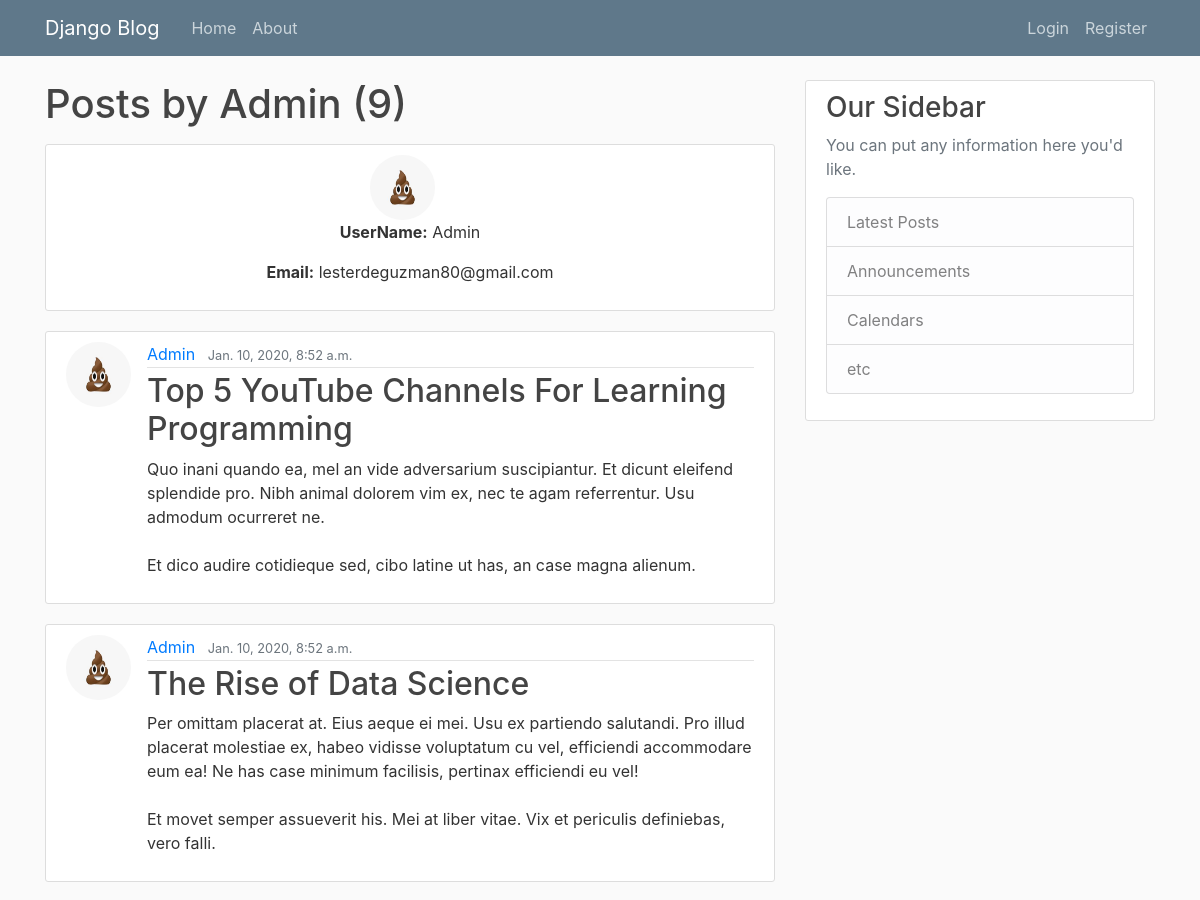
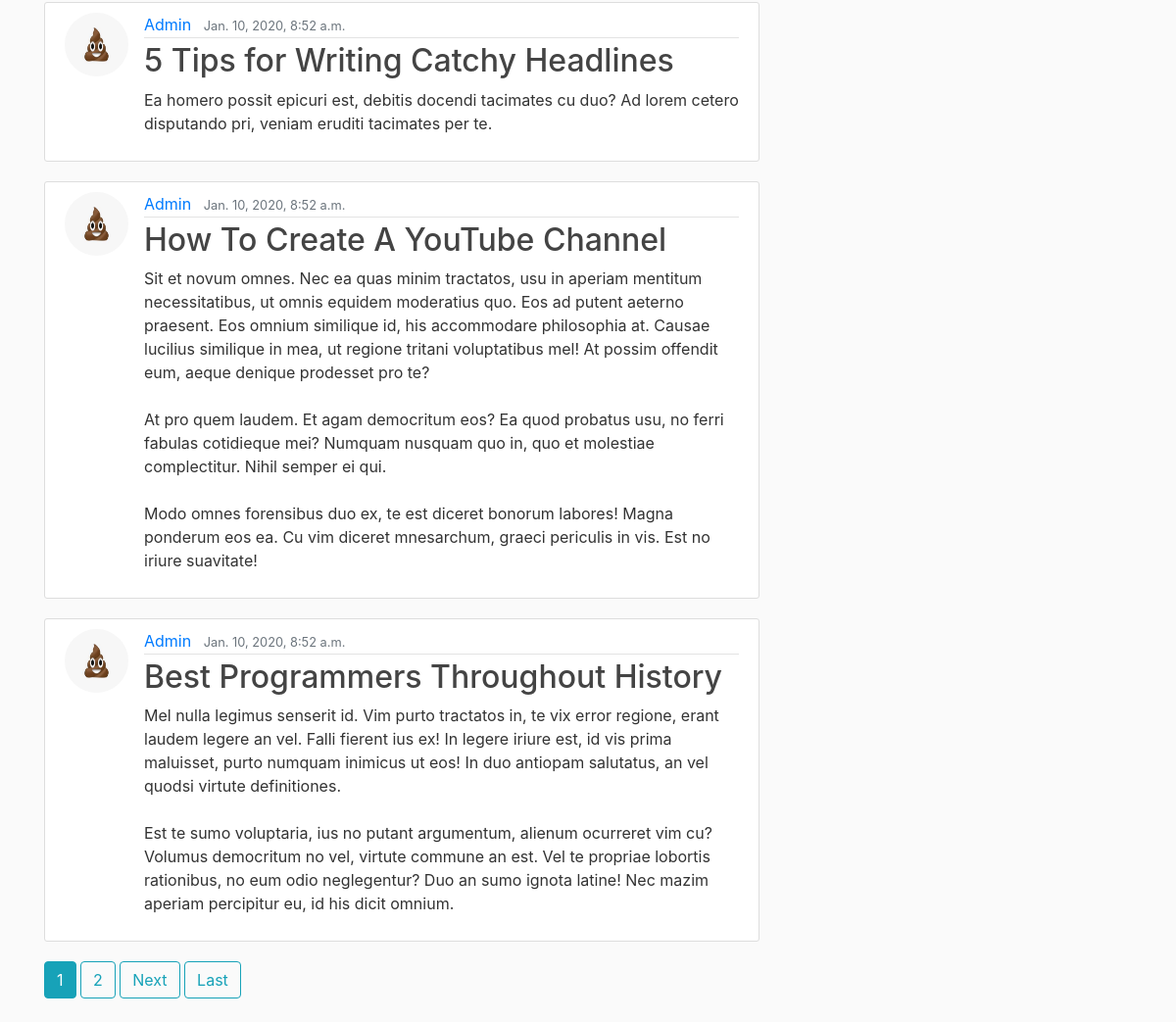
Before: /user/Admin with the older database file (2 pictures, top to bottom).
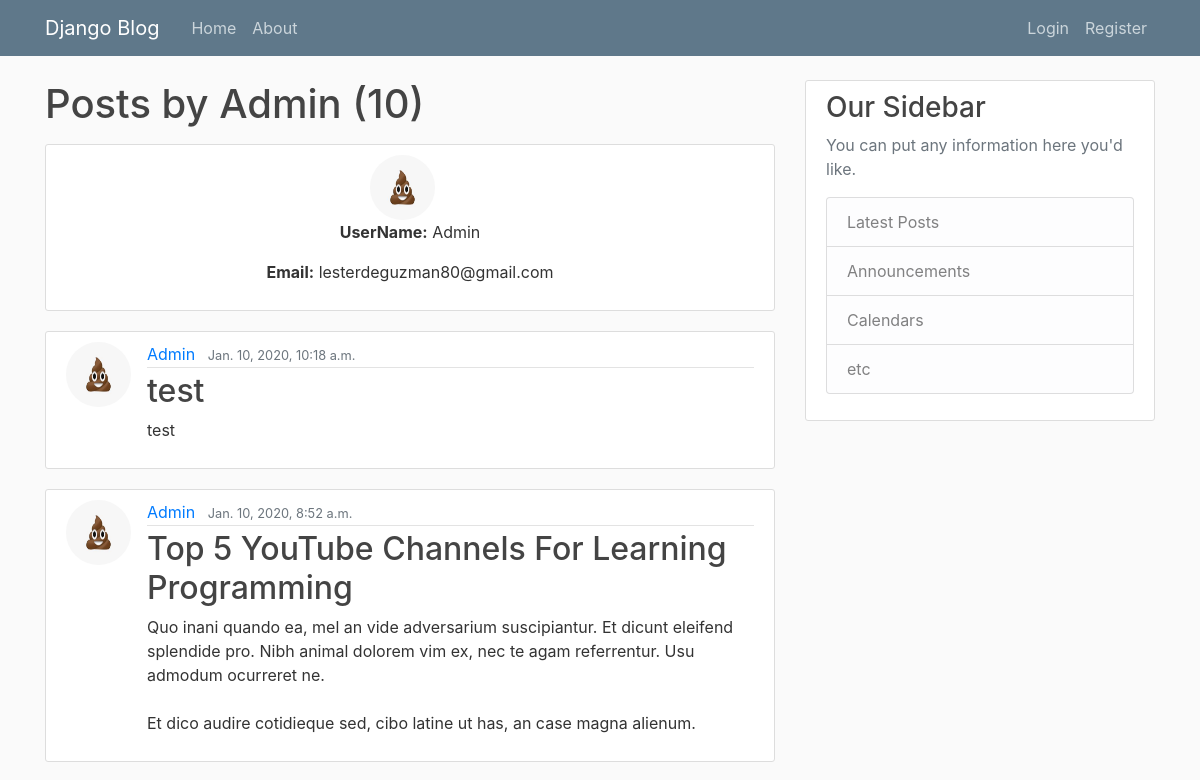
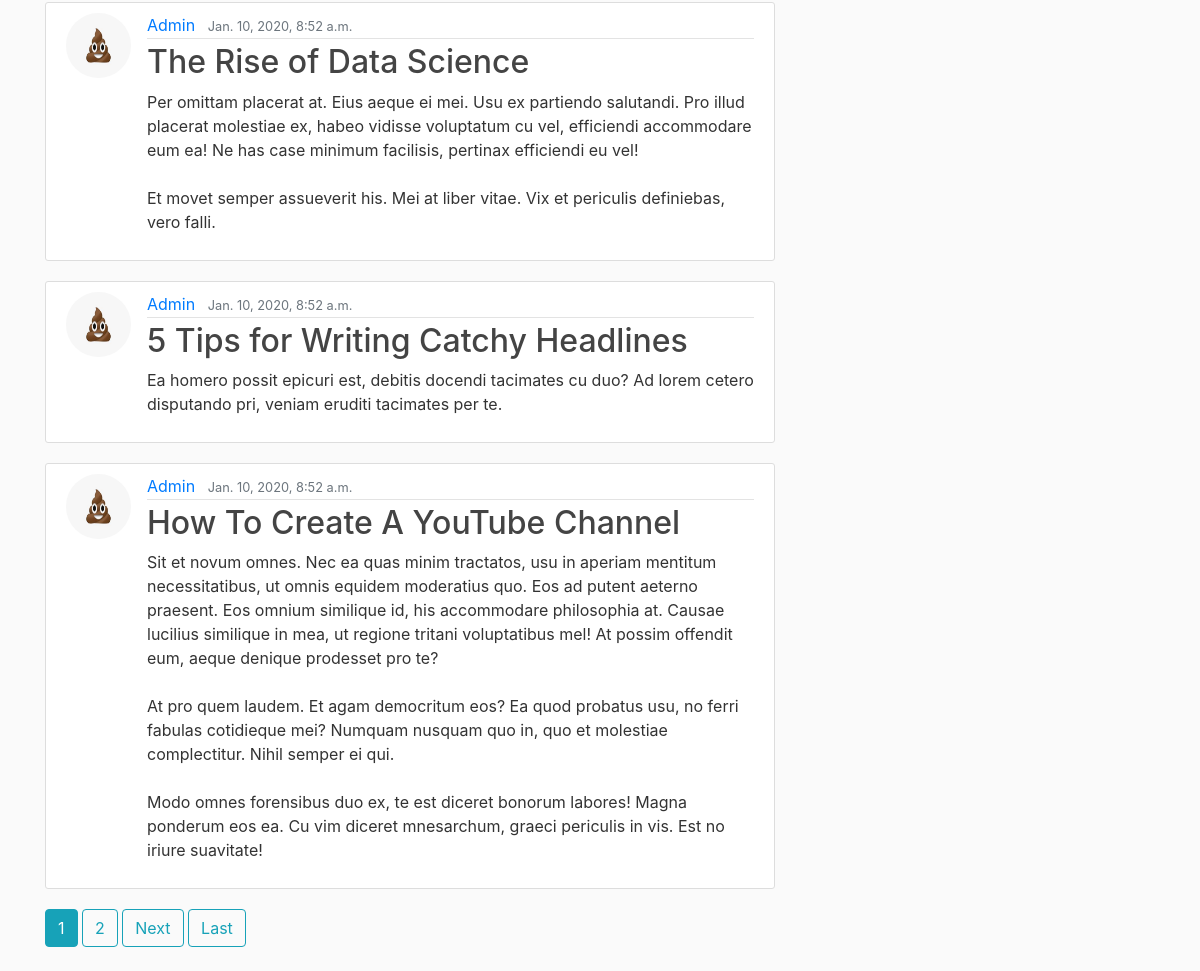
After: the same page with the newer database file (2 pictures, top to bottom).
### blog/models.py (models this page shows, shortened)
class Post(models.Model):
    title = models.CharField(max_length=100)
    content = models.TextField()
    date_posted = models.DateTimeField(default=timezone.now)
    author = models.ForeignKey(User, on_delete=models.CASCADE)

### users/models.py (models this page shows, shortened)
class Profile(models.Model):
    user = models.OneToOneField(User, on_delete=models.CASCADE)
    image = models.ImageField(default='default.jpg', upload_to='profile_pics')

### blog/views.py (the view)
# urls.py: path('user/<str:username>', UserPostListView.as_view(), name='user-posts'),
class UserPostListView(ListView):
    model = Post
    template_name = 'blog/post_list.html'  # <app>/<model>_<viewtype>.html
    context_object_name = 'posts'
    paginate_by = 5
    def get_queryset(self):
        user = get_object_or_404(User, username=self.kwargs.get('username'))
        return Post.objects.filter(author=user).order_by('-date_posted')
    def get_context_data(self, **kwargs):
        context = super(UserPostListView, self).get_context_data(**kwargs)
        context['visited_user'] = User.objects.filter(username=self.kwargs.get('username')).first()
        return context

### blog/templates/blog/post_list.html (shortened to what this page needs)
{% extends "blog/base.html" %}
{% block content %}
    <h1 class="mb-3">Posts by {{ view.kwargs.username }} ({{ page_obj.paginator.count }})</h1>
    <div class="content-section text-center">
        <img src="{{ visited_user.profile.image.url }}" class="rounded-circle article-img">
        <p><b>UserName:</b> {{visited_user}}</p>
        <p><b>Email:</b> {{visited_user.email}}</p>
    </div>
    {% for post in posts %}
    <article class="media content-section">
        <img src="{{ post.author.profile.image.url }}" class="rounded-circle article-img">
        <div class="media-body">
            <div class="article-metadata">
                <a class="mr-2" href="{% url 'user-posts' post.author.username %}">{{ post.author }}</a>
                <small class="text-muted">{{ post.date_posted }}</small>
            </div>
            <h2><a class="article-title" href="{% url 'post-detail' post.id %}">{{ post.title }}</a></h2>
            <p class="article-content">{{ post.content }}</p>
        </div>
    </article>
    {% endfor %}
    {% if is_paginated %}
        {% for num in page_obj.paginator.page_range %}
            {% if page_obj.number == num %}
                <a class="btn btn-info mb-4" href="?page={{ num }}">{{ num }}</a>
            {% elif num > page_obj.number|add:'-3' and num < page_obj.number|add:'3' %}
                <a class="btn btn-outline-info mb-4" href="?page={{ num }}">{{ num }}</a>
            {% endif %}
        {% endfor %}
        {% if page_obj.has_next %}
            <a class="btn btn-outline-info mb-4" href="?page={{ page_obj.next_page_number }}">Next</a>
            <a class="btn btn-outline-info mb-4" href="?page={{ page_obj.paginator.num_pages }}">Last</a>
        {% endif %}
    {% endif %}
{% endblock %}

Changed rows visible on the page:
no longer on this page (row unchanged): Post: author.profile.image (placeholder picture), author "Admin", date_posted "Jan. 10, 2020, 8:52 a.m.", title "Best Programmers Throughout History", content "Mel nulla legimus senserit id. Vim purto tractatos in, te vix error regione, erant laudem legere an vel. Falli fierent ius ex! In legere iriure est, id vis prima maluisset, purto numquam inimicus ut eos! In duo antiopam salutatus, an vel quodsi virtute definitiones. Est te sumo voluptaria, ius no putant argumentum, alienum ocurreret vim cu? Volumus democritum no vel, virtute commune an est. Vel te propriae lobortis rationibus, no eum odio neglegentur? Duo an sumo ignota latine! Nec mazim aperiam percipitur eu, id his dicit omnium."
added Post: author.profile.image (placeholder picture), author "Admin", date_posted "Jan. 10, 2020, 10:18 a.m.", title "test", content "test"
Other visible differences:
{{ page_obj.paginator.count }}: "9" → "10"
